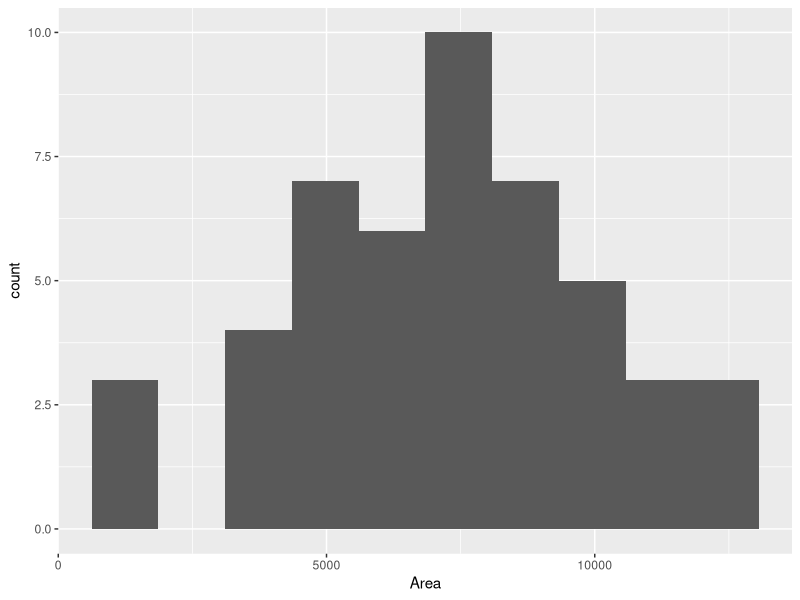
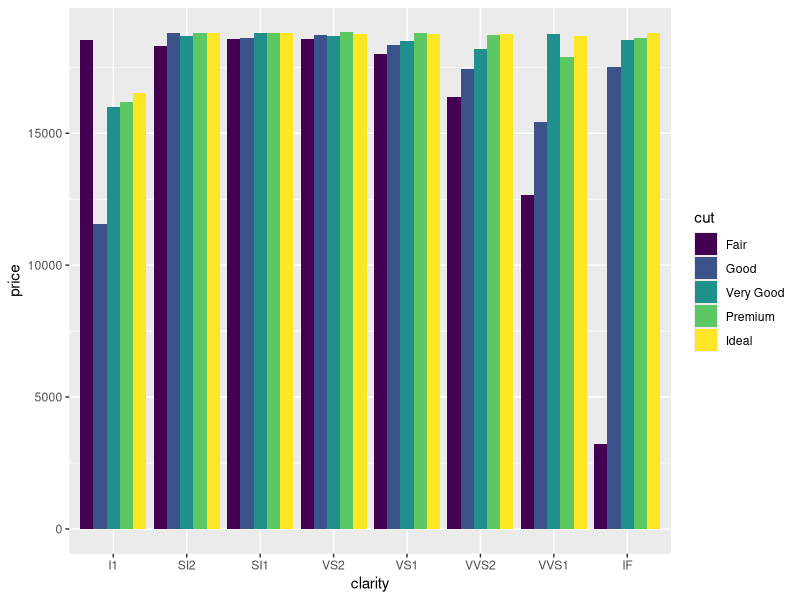
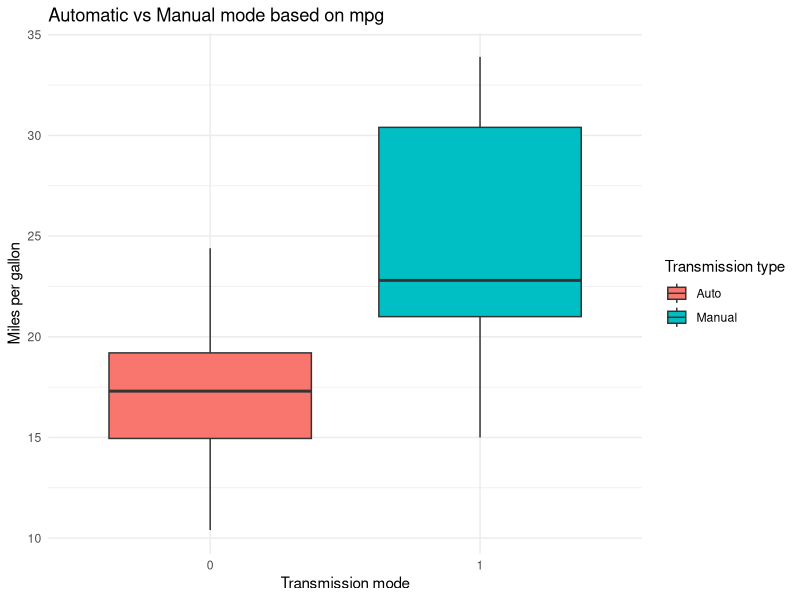
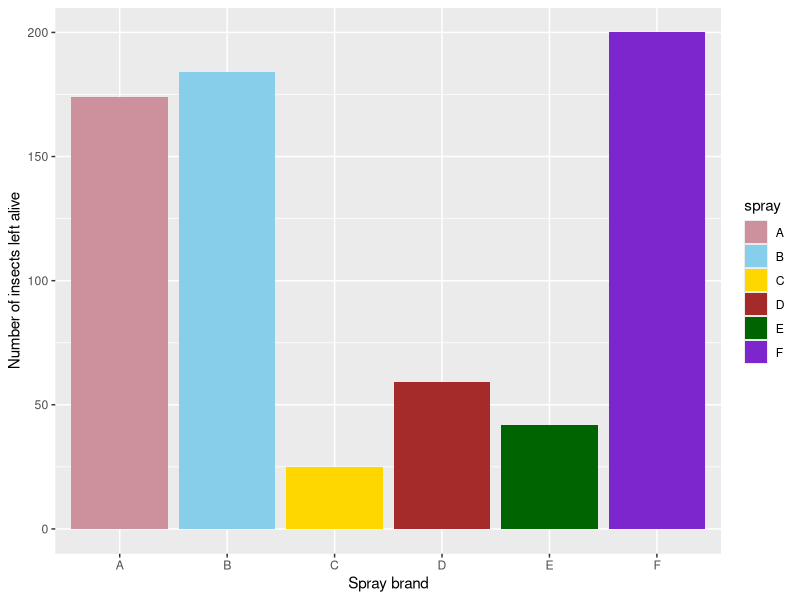
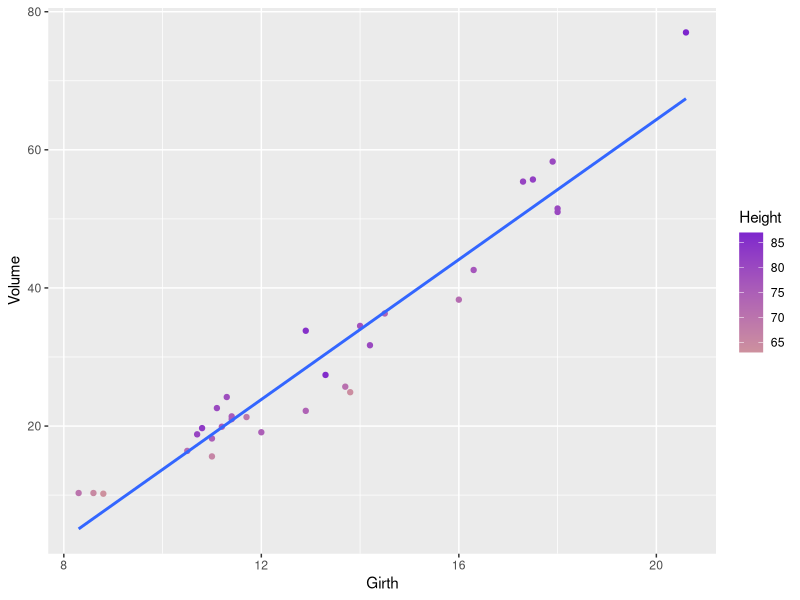

Reproduce these figures in R, in order.
## ---- chunk 1
data("rock")
library(ggplot2)
ggplot(data = rock, (aes(x = area))) + geom_histogram(bins = 10) +labs(x = "Area")
## ---- chunk 2
data(diamonds)
ggplot(data = diamonds, aes(x = clarity, y = price, fill = cut))+ geom_bar(position="dodge", stat="identity")
## ---- chunk 3
data(mtcars)
## ---- chunk 4
ggplot(mtcars, aes(x = factor(am), y = mpg, fill = factor(am))) +
  geom_boxplot() +
  labs(title = "Automatic vs Manual mode based on mpg",
       x = "Transmission mode",
       y = "Miles per gallon") +
  scale_fill_discrete(name = "Transmission type",
                      labels = c("0" = "Auto", "1" = "Manual")) +
  theme_minimal()
## ---- chunk 5
custom_colors <- c("pink3", "skyblue", "gold", "brown", "darkgreen", "purple3")
ggplot(data = InsectSprays, aes(x = spray, y = count, fill = spray)) +
  geom_bar(stat = "identity") +
  scale_fill_manual(values = custom_colors) +
  labs(x = "Spray brand", y = "Number of insects left alive")
## ---- chunk 6
ggplot(trees, aes(x = Girth, y = Volume, col = Height)) + geom_point() + geom_smooth(method = "lm", se = FALSE) + scale_color_gradient(low = "pink3", high = "purple3") + labs(x = "Girth", y = "Volume")
